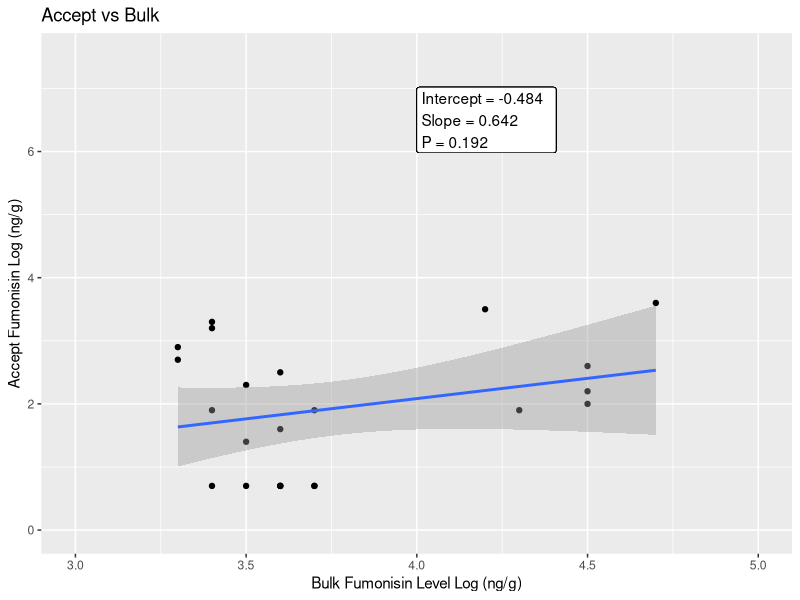
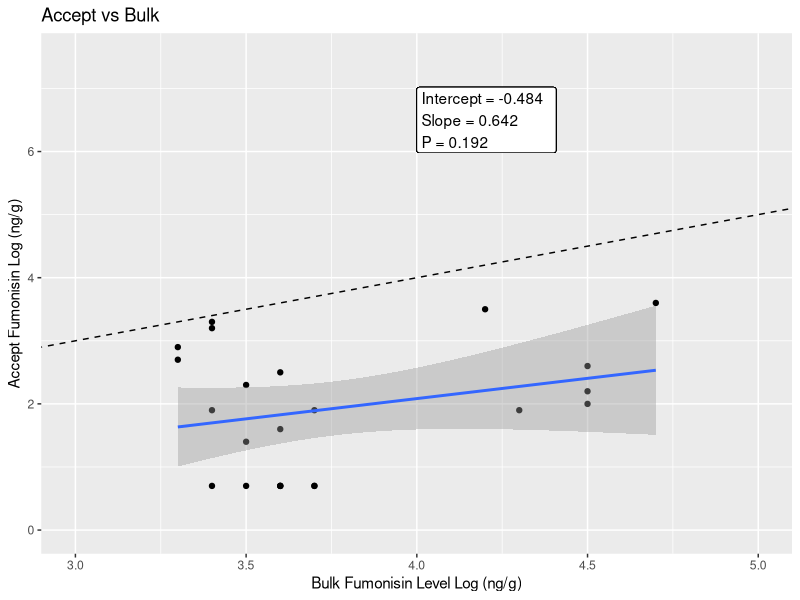
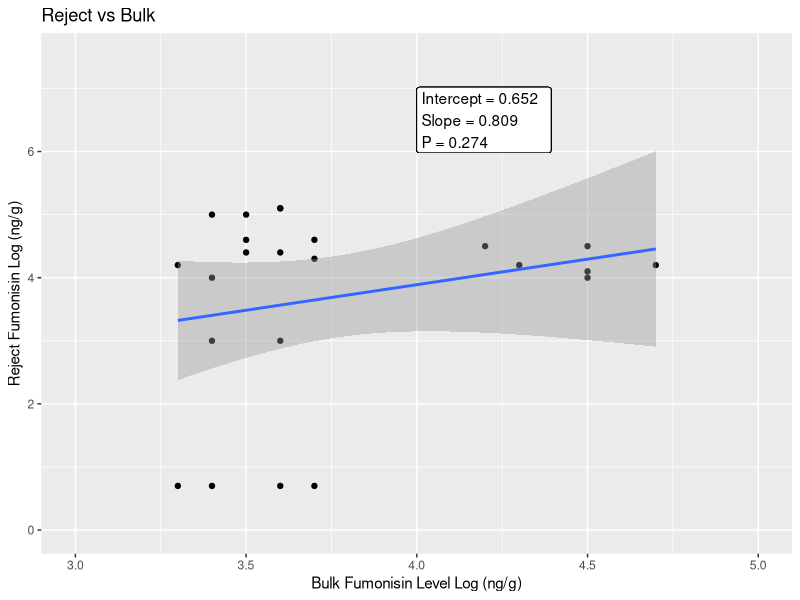
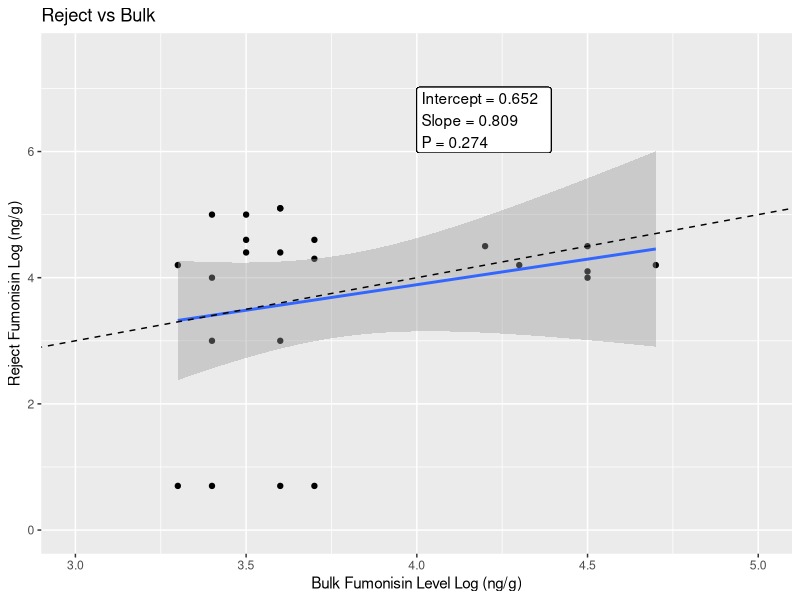
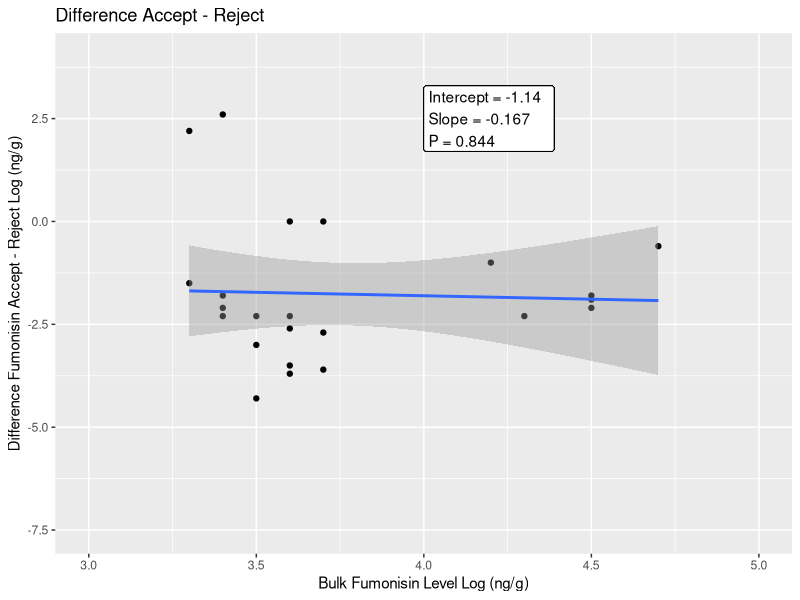
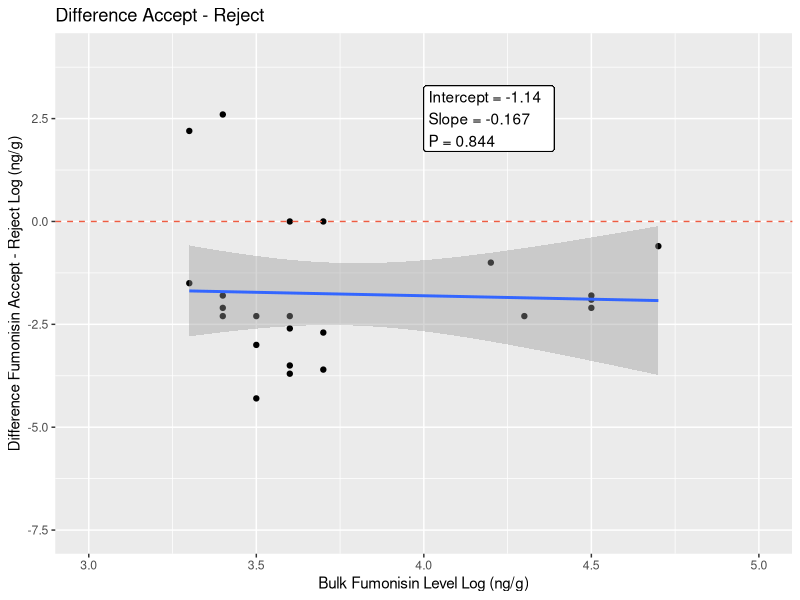
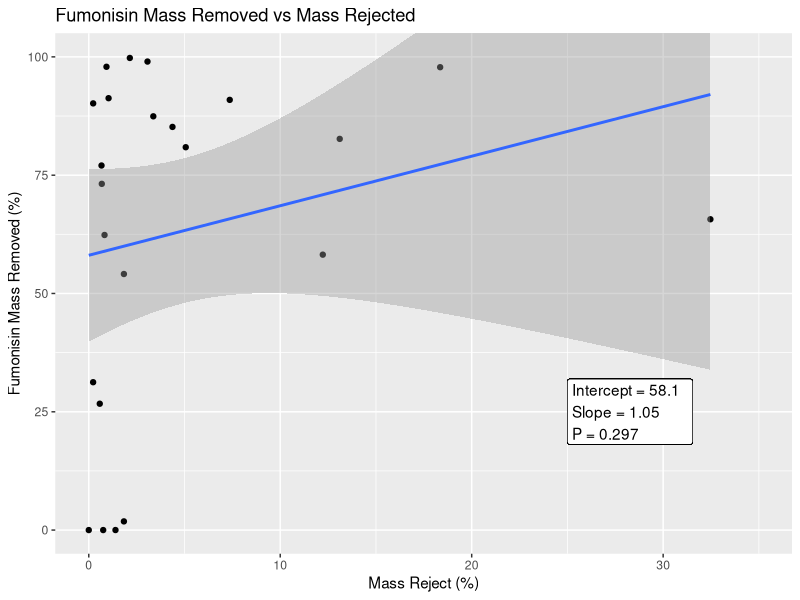
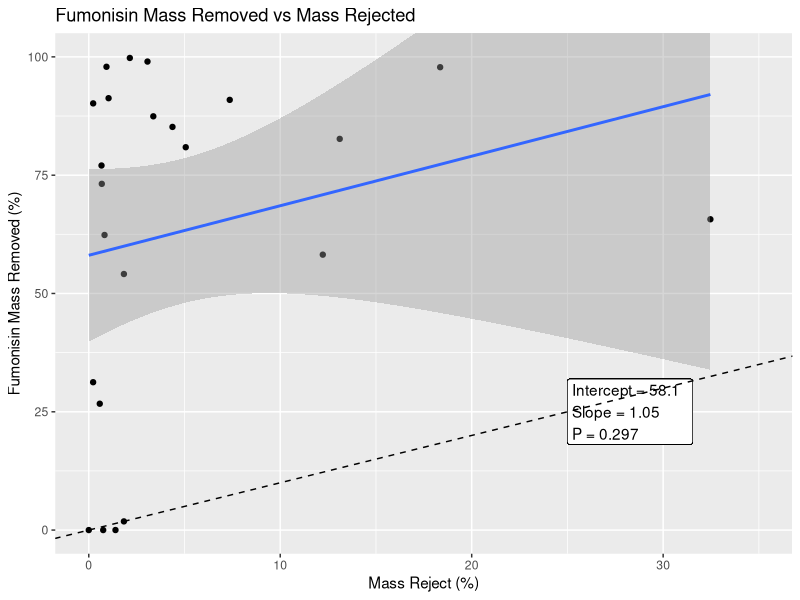

Source code (R) for these figures, in order:
## ---- chunk 1
knitr::opts_chunk$set(echo = TRUE)
## ---- chunk 2
library(dplyr)
library(ggplot2)
library(tidyverse)
library(reshape2)
## ---- chunk 3

#set here working sirectory, inserts yours

setwd("C:/Users/ruben/Desktop/Asha's sorting paper")


#read csv file and create data sheet in R

Fumo_Kenya <- read.csv("Asha sorting paper Raw data by Ruben.csv", header = TRUE)

#see data

Fumo_Kenya


## ---- chunk 4

#Add columns based on calculations

###set as data frame
Fumo_Kenya_v2 <- data.frame(Fumo_Kenya)
###adding new columns to calculate variables
Fumo_Kenya_v2$Mass_reject_percentage <- Fumo_Kenya_v2[,7] * 100 / (Fumo_Kenya_v2[,6] + Fumo_Kenya_v2[,7])

Fumo_Kenya_v2$Fum_mass_accept <- Fumo_Kenya_v2[,4] * Fumo_Kenya_v2[,6]

Fumo_Kenya_v2$Fum_mass_reject <- Fumo_Kenya_v2[,5] * Fumo_Kenya_v2[,7]

Fumo_Kenya_v2$Fum_mass_removed_percentage <- Fumo_Kenya_v2[,10] * 100 / (Fumo_Kenya_v2[,9] + Fumo_Kenya_v2[,10])

Fumo_Kenya_v2$Difference_accept_reject <- Fumo_Kenya_v2[,4] - Fumo_Kenya_v2[,5]

#Fumo_Kenya_v2 <- use columns to do calculations

# adding log transformation

Fumo_Kenya_v2$Log_bulk <- log10(Fumo_Kenya_v2[,3]) + 3  

Fumo_Kenya_v2$Log_accept <- log10(Fumo_Kenya_v2[,4]) + 3  

Fumo_Kenya_v2$Log_reject <- log10(Fumo_Kenya_v2[,5]) + 3  

Fumo_Kenya_v2$Dif_log_accept_reject <- Fumo_Kenya_v2[,14] - Fumo_Kenya_v2[,15] 

#Confirm Data set

Fumo_Kenya_v2
                           
## ---- chunk 5
#function to create linear correlations and graphs for paper (please do not edit)

Plot_creation<-function(col1s, col2s, title, xtitle, ytitle, xposition, yposition,xmax, ymax, xmin, ymin){
  
  col1mod <- Fumo_Kenya_v2[[col1s]]
  col2mod<-Fumo_Kenya_v2[[col2s]]
  
  LM_reject_bulk <- lm(formula = col2mod~col1mod)
  
  summary(LM_reject_bulk)
  
  summary(LM_reject_bulk)$coefficients[,4]
  
  LM_reject_bulk$coefficients[[1]]
  
  lmp <- function (modelobject) {
      if (class(modelobject) != "lm") stop("Not an object of class 'lm' ")
      f <- summary(modelobject)$fstatistic
      p <- pf(f[1],f[2],f[3],lower.tail=F)
      attributes(p) <- NULL
      return(p)
  }
  
  lmp(LM_reject_bulk)
  
  
  Ghana_linear_reject_bulk <- ggplot(data = Fumo_Kenya_v2, aes_string(x=col1s, y=col2s)) + 
  geom_point() +
  geom_smooth(method=lm) + 
  scale_x_continuous(xtitle) + 
  scale_y_continuous(ytitle)+ 
  coord_cartesian(ylim = c(ymin, ymax), xlim = c(xmin, xmax)) + 
  ggtitle(title) + 
  geom_label(aes(x = xposition, y = yposition), hjust = 0, 
               label = paste(
                                                 "Intercept =",signif(LM_reject_bulk$coefficients[[1]],3 ),
                                                 " \nSlope =",signif(LM_reject_bulk$coefficients[[2]], 3),
                                                 " \nP =",signif(lmp(LM_reject_bulk), 3)))
  
  plot(Ghana_linear_reject_bulk)
  return(Ghana_linear_reject_bulk)
    
}


## ---- chunk 6

# use titles of Fumo_Kenya_v2 to select columns and create graphs

##Accept vs Bulk Graph
KenyaFM_accept_bulk  <- Plot_creation(col1s ="Log_bulk" , 
               col2s = "Log_accept",
              title = "Accept vs Bulk", 
              xtitle = "Bulk Fumonisin Level Log (ng/g)",
              ytitle = "Accept Fumonisin Log (ng/g)",
              xposition = 4,
              yposition = 6.5,
              xmax = 5,
              ymax = 7.5,
              xmin = 3,
              ymin = 0
              ) + geom_abline(intercept = 0, slope = 1, lty=2)

plot(KenyaFM_accept_bulk)



## ---- chunk 7
#Fumo_Kenya_v2

##Reject vs Bulk Graph
KenyaFM_reject_bulk  <- Plot_creation(col1s ="Log_bulk" , 
               col2s = "Log_reject",
              title = "Reject vs Bulk", 
              xtitle = "Bulk Fumonisin Level Log (ng/g)",
              ytitle = "Reject Fumonisin Log (ng/g)",
              xposition = 4,
              yposition = 6.5,
              xmax = 5,
              ymax = 7.5,
              xmin = 3,
              ymin = 0
              ) + geom_abline(intercept = 0, slope = 1, lty=2)

plot(KenyaFM_reject_bulk)


## ---- chunk 8
#Fumo_Kenya_v2

##Accept vs Bulk Graph
KenyaFM_log_dif_accept_reject  <- Plot_creation(col1s ="Log_bulk" , 
               col2s = "Dif_log_accept_reject",
              title = "Difference Accept - Reject", 
              xtitle = "Bulk Fumonisin Level Log (ng/g)",
              ytitle = "Difference Fumonisin Accept - Reject Log (ng/g)",
              xposition = 4,
              yposition = 2.5,
              xmax = 5,
              ymax = 4,
              xmin = 3,
              ymin = -7.5
              ) + geom_hline(yintercept=0, linetype="dashed", color = "tomato2")

plot(KenyaFM_log_dif_accept_reject )

## ---- chunk 9
#Fumo_Kenya_v2

##Fumonisin Removed vs Mas removed in percentage
KenyaFM_fumo_removed_mass  <- Plot_creation(col1s ="Mass_reject_percentage" , 
               col2s = "Fum_mass_removed_percentage",
              title = "Fumonisin Mass Removed vs Mass Rejected", 
              xtitle = "Mass Reject (%)",
              ytitle = "Fumonisin Mass Removed (%)",
              xposition = 25,
              yposition = 25,
              xmax = 35,
              ymax = 100,
              xmin = 0,
              ymin = 0
              ) + geom_abline(intercept = 0, slope = 1, lty=2)

plot(KenyaFM_fumo_removed_mass)

## ---- chunk 10
Fumo_Kenya_v2

##Fumonisin Removed vs Mas removed in percentage
KenyaFM_mass_reject_bulk  <- Plot_creation(col1s ="Log_bulk" , 
               col2s = "Mass_reject_percentage",
              title = "Mass Reject vs Bulk Fumonisin", 
              xtitle = "Bulk Fumonisin Log (ng/g)",
              ytitle = "Mass Reject (%)",
              xposition = 4,
              yposition = 55,
              xmax = 5,
              ymax = 100,
              xmin = 3,
              ymin = 0
              )

plot(KenyaFM_mass_reject_bulk)

